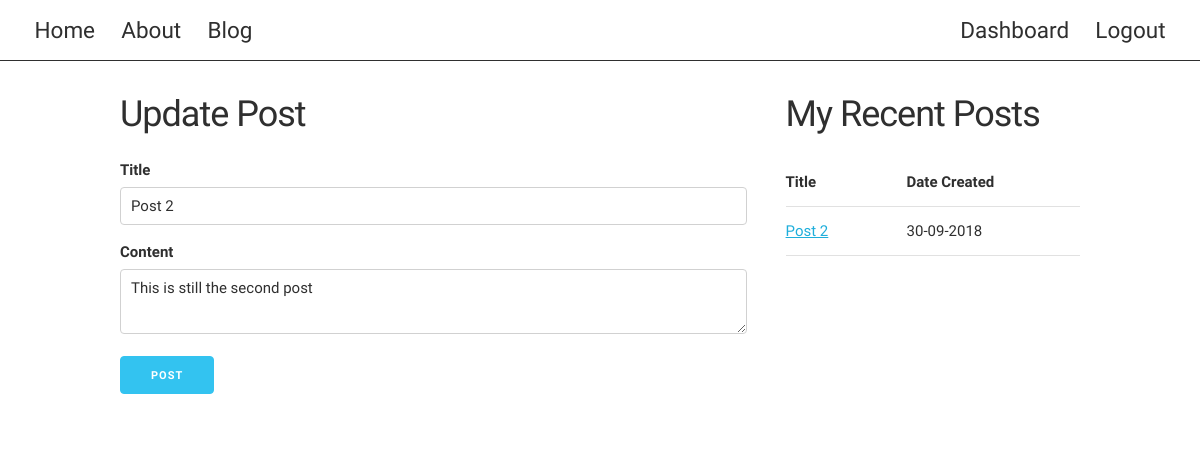
Page /admin/post/2/update (signed in) on the committed database.
### myspace/models.py (models this page shows, shortened)
class Post(db.Model):
  id = db.Column(db.Integer, primary_key=True)
  title = db.Column(db.String(100), nullable=False)
  date_posted = db.Column(db.DateTime, nullable=False, default=datetime.utcnow)
  content = db.Column(db.Text, nullable=False)
  user_id = db.Column(db.Integer, db.ForeignKey('user.id'), nullable=False)

### myspace/views.py (the view)
@app.route("/admin/post/<int:post_id>/update", methods=['GET', 'POST'])
@is_logged_in
def update_post(post_id):
  post = Post.query.get_or_404(post_id)
  if post.user_id != session['username']:
    abort(403)
  form = PostForm()
  posts = Post.query.filter_by(user_id=session['username']).all()
  if form.validate_on_submit():
    post.title = form.title.data
    post.content = form.content.data
    db.session.commit()
    flash('Post Updated','success')
    return redirect(url_for('post', post_id=post.id))
  elif request.method == 'GET':
    form.title.data = post.title
    form.content.data = post.content
  return render_template('post-cu.html', title="Update Post", form=form, posts=posts)

### myspace/forms.py
class PostForm(FlaskForm):
  title = StringField('Title', validators = [DataRequired()])
  content = TextAreaField('Content', validators = [DataRequired()])
  submit = SubmitField('Post')

### myspace/views.py (called while the page is built)
def is_logged_in(f):
  @wraps(f)
  def wrap(*args, **kwargs):
    if 'logged_in' in session:
      return f(*args, **kwargs)
    else:
      flash('Unauthorized, please login', 'error')
      return redirect(url_for('login'))
  return wrap

### myspace/templates/post-cu.html (shortened to what this page needs)
{% extends 'sidebar-page.html' %}
{% block main %}
<h3>{{ title }}</h3>
<form method="POST" action="">
  <div>
    {{ form.title.label }}
    {{ form.title(class_="u-full-width") }}
  </div>
  <div>
    {{ form.content.label }}
    {{ form.content(class_="u-full-width") }}
  </div>
  <div>
    {{ form.submit(class_="button-primary") }}
  </div>
</form>
{% endblock main %}
{% block sidebar %}
  <h3>My Recent Posts</h3>
  {% if posts %}
  <table class="u-full-width">
    <thead>
      <tr>
        <th>Title</th>
        <th>Date Created</th>
      </tr>
    </thead>
    <tbody>
      {% for post in posts %}
      <tr>
        <td><a href="{{ url_for('post', post_id=post.id) }}">{{ post.title }}</a></td>
        <td>{{ post.date_posted.strftime('%d-%m-%Y') }}</td>
      </tr>
      {% endfor %}
    </tbody>
  </table>
  {% else %}
    <p>You haven't written any posts yet!</p>
  {% endif %}
{% endblock sidebar %}

### myspace/static/css/styles.css (style rules this page uses)
:root { --main-text-color: #2f2f2f; --light-bg-color: #eee; }
html body { margin: 0; padding: 0; overflow-x: hidden; color: var(--main-text-color) }

### rows in the picture
Post: title "Post 2", content "This is still the second post", date_posted "30-09-2018"

### other values in the picture
{{ title }} "Update Post"
